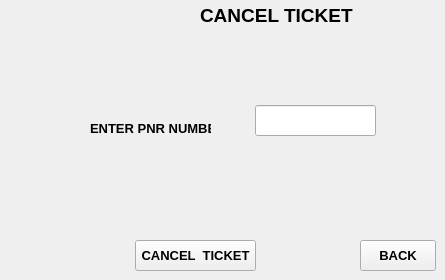
    <widget class="QWidget" name="CancelTktPage">
     <widget class="QLabel" name="label_37">
      <property name="geometry">
       <rect>
        <x>200</x>
        <y>0</y>
        <width>171</width>
        <height>31</height>
       </rect>
      </property>
      <property name="font">
       <font>
        <pointsize>14</pointsize>
        <weight>75</weight>
        <bold>true</bold>
       </font>
      </property>
      <property name="text">
       <string>CANCEL TICKET</string>
      </property>
     </widget>
     <widget class="QLabel" name="label_38">
      <property name="geometry">
       <rect>
        <x>90</x>
        <y>105</y>
        <width>121</width>
        <height>46</height>
       </rect>
      </property>
      <property name="font">
       <font>
        <pointsize>10</pointsize>
        <weight>75</weight>
        <bold>true</bold>
       </font>
      </property>
      <property name="text">
       <string>ENTER PNR NUMBER</string>
      </property>
     </widget>
     <widget class="QLineEdit" name="lineEdit_13">
      <property name="geometry">
       <rect>
        <x>255</x>
        <y>105</y>
        <width>121</width>
        <height>31</height>
       </rect>
      </property>
     </widget>
     <widget class="QPushButton" name="pushButton_15">
      <property name="geometry">
       <rect>
        <x>135</x>
        <y>240</y>
        <width>121</width>
        <height>31</height>
       </rect>
      </property>
      <property name="font">
       <font>
        <pointsize>10</pointsize>
        <weight>75</weight>
        <bold>true</bold>
       </font>
      </property>
      <property name="text">
       <string>CANCEL  TICKET</string>
      </property>
     </widget>
     <widget class="QPushButton" name="NextBtn_3">
      <property name="geometry">
       <rect>
        <x>360</x>
        <y>240</y>
        <width>76</width>
        <height>31</height>
       </rect>
      </property>
      <property name="font">
       <font>
        <pointsize>10</pointsize>
        <weight>75</weight>
        <bold>true</bold>
       </font>
      </property>
      <property name="text">
       <string>BACK</string>
      </property>
     </widget>
    </widget>
